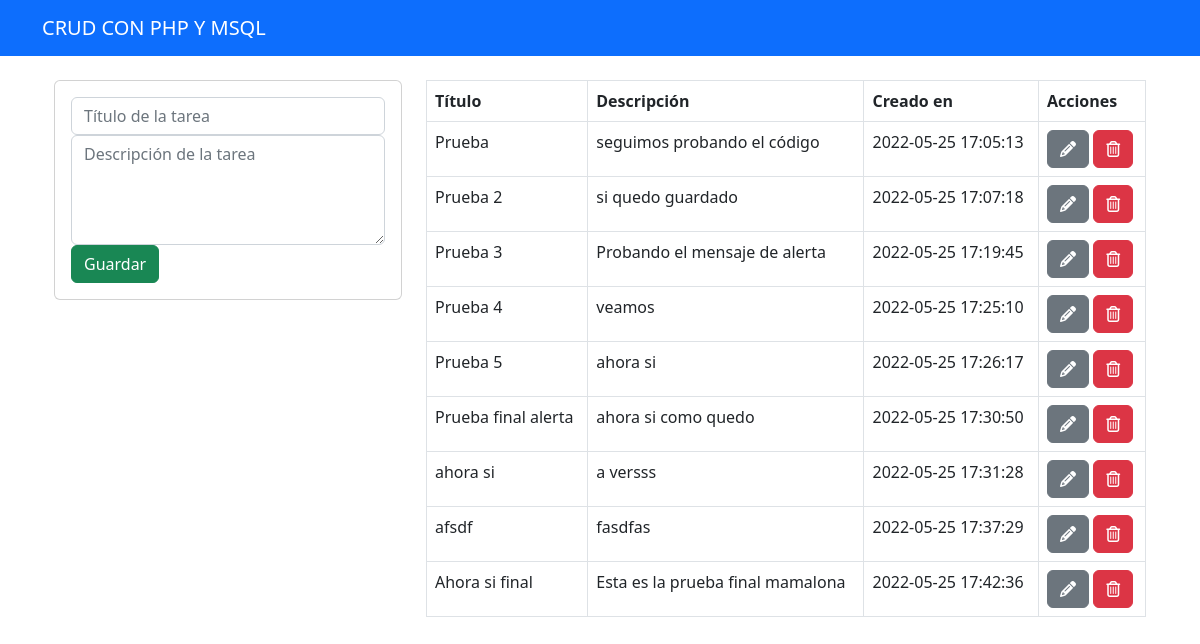
The page / on the database its author committed.
### tables this page shows
CREATE TABLE `task` (
  `id` int(11) NOT NULL,
  `titulo` varchar(255) NOT NULL,
  `descripcion` text NOT NULL,
  `creado_en` timestamp NOT NULL DEFAULT current_timestamp()
);

### index.php (the view, shortened to what this page needs)
<?php include("db.php") ?>
<?php include("includes/header.php") ?>
<div class = "container p-4">
    <div class="row">
        <div class="col-md-4">
            <div class="card card-body">
                <form action="save_task.php" method="POST">
                    <div class="form-group">
                        <input type="text" name="title" class="form-control" placeholder="Título de la tarea" autofocus>
                    </div>
                    <div class="form-group">
                        <textarea name="description" rows="4" class="form-control" placeholder="Descripción de la tarea"></textarea>
                    </div>
                    <input type="submit" class="btn btn-success btn-block" name="save_task" value="Guardar">
                </form>
            </div>
        </div>
        <div class =" col-md-8">
            <table class="table table-bordered">
                <thead>
                    <tr>
                        <th>Título</th>
                        <th>Descripción</th>
                        <th>Creado en</th>
                        <th>Acciones</th>
                    </tr>
                </thead>
                <tbody>
                    <?php
                        $query = "SELECT * FROM task";
                        $result_task = mysqli_query($conn, $query);
                        while($row = mysqli_fetch_array($result_task)){?>
                            <tr>
                                <td><?php echo $row['titulo']?></td>
                                <td><?php echo $row['descripcion']?></td>
                                <td><?php echo $row['creado_en']?></td>
                                <td>
                                    <a href="edit.php?id=<?php echo $row['id']?>" class="btn btn-secondary">
                                    <i class="fa-solid fa-pencil"></i>
                                    </a>
                                    <a href="delete_task.php?id=<?php echo $row['id']?>" class="btn btn-danger">
                                        <i class="fa-regular fa-trash-can"></i>
                                    </a>
                                </td>
                            </tr>
                    <?php }?>
                </tbody>
            </table>
        </div>
    </div>
</div>
<?php include("includes/footer.php") ?>

### includes/header.php (shortened to what this page needs)
<!DOCTYPE html>
<html lang="en">
<head>
    <link href="https://cdn.jsdelivr.net/npm/bootstrap@5.2.0-beta1/dist/css/bootstrap.min.css" rel="stylesheet">
</head>
<body>
<nav class = "navbar navbar-dark bg-primary">
    <div class = "container">
        <a href="index.php" class = "navbar-brand"> CRUD CON PHP Y MSQL </a>
    </div>
</nav>

### includes/footer.php (shortened to what this page needs)
</body>
</html>

### rows shown on the page
task: titulo "Prueba", descripcion "seguimos probando el código", creado_en "2022-05-25 17:05:13"
task: titulo "Prueba 2", descripcion "si quedo guardado", creado_en "2022-05-25 17:07:18"
task: titulo "Prueba 3", descripcion "Probando el mensaje de alerta", creado_en "2022-05-25 17:19:45"
task: titulo "Prueba 4", descripcion "veamos", creado_en "2022-05-25 17:25:10"
task: titulo "Prueba 5", descripcion "ahora si", creado_en "2022-05-25 17:26:17"
task: titulo "Prueba final alerta", descripcion "ahora si como quedo", creado_en "2022-05-25 17:30:50"
task: titulo "ahora si", descripcion "a versss", creado_en "2022-05-25 17:31:28"
task: titulo "afsdf", descripcion "fasdfas", creado_en "2022-05-25 17:37:29"
task: titulo "Ahora si final", descripcion "Esta es la prueba final mamalona", creado_en "2022-05-25 17:42:36"
